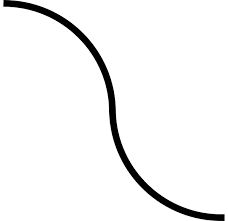
#> input picture curved-line-pics/Input/curved_line1.jpg, 228 x 221 px, found by its file name; its folder holds only this picture in this run
$ python canny.py
#> lines starting #> are read from the running program, lines starting #| are printed output that depends on the picture
import cv2
import numpy as np
import matplotlib.pyplot as plt

for i in range(9):
    # Load the image in grayscale
    img = "./curved-line-pics/Input/curved_line" + str(i+1) + ".jpg"
    image = cv2.imread(img, cv2.IMREAD_GRAYSCALE)
#> image is the input picture: shape (221, 228); min 0, max 255, mean 243.6

    # Apply Gaussian Blur to reduce noise (optional but recommended)
    blurred = cv2.GaussianBlur(image, (5, 5), sigmaX=0)
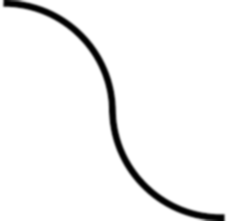
#> blurred: shape (221, 228); min 0, max 255, mean 243.5

    # Apply Canny Edge Detection
    edges = cv2.Canny(blurred, threshold1=20, threshold2=55)
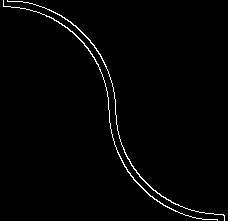
#> edges: shape (221, 228); 1.6% white in thin lines or dots
#> (the run stopped early here; a loop or call above may not have finished)
